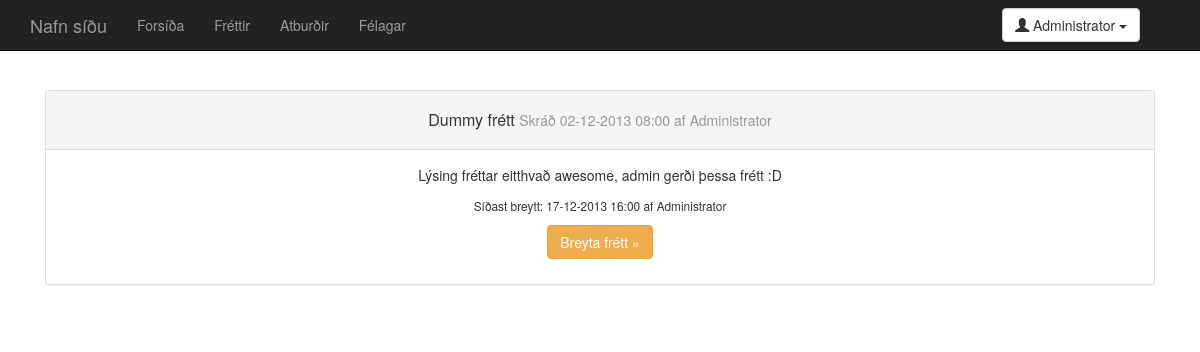
/news.single.php?id=1 (signed in), run on the app's committed database.
### tables this page shows
CREATE TABLE 'users' (
  'user_id' integer NOT NULL,
  'name' text,
  'post' text NOT NULL UNIQUE,
  'pass' text,
  'privileges' numeric,
  'phone_nr' text,
  PRIMARY KEY ('user_id')
);

CREATE TABLE 'news' (
  'news_id' integer NOT NULL,
  'title' text,
  'description' text,
  'date_created' integer,
  'date_edited' integer,
  'creator' integer,
  'last_editor' integer,
  PRIMARY KEY ('news_id')
);

### php/config.php (called while the page is built, shortened)
<?php
$website_name = "Nafn síðu";
?>

### php/session_setup.php (called while the page is built, shortened)
<?php
if (isset($_SESSION["loggedin_user"])) {
  $session_user = $_SESSION["loggedin_user"];
  $query = $db->prepare("SELECT name,post,pass,privileges,user_id FROM users WHERE post=:post;");
  $query->execute(array('post' => $session_user));
  $result = $query->fetchAll();
  if (!empty($result)) {
    $result = $result[0];
    $user_name = $result["name"];
  }
  else {
    define("USER_LOGGEDIN", FALSE);
  }
}
else {
  define("USER_LOGGEDIN", FALSE);
}
?>

### php/head.php (called while the page is built, shortened)
<?php
require_once "php/config.php";
require_once "php/db_login.php";
require_once "php/utils.php";
require_once "php/session_setup.php";
?>

### php/utils.php (called while the page is built, shortened)
<?php
function intGET($name) {
  if (filter_has_var(INPUT_GET, $name) !== False && filter_input(INPUT_GET, $name, FILTER_VALIDATE_INT) !== False) {
    return filter_input(INPUT_GET, $name, FILTER_SANITIZE_NUMBER_INT);
  }
  return 0;
}
?>

### news.single.php (the view, shortened to what this page needs)
<?php
require_once "php/head.php";
?>
<!DOCTYPE html>
<html lang="is">
  <head>
    <link href="dist/css/bootstrap.css" rel="stylesheet">
    <link href="css/main.css" rel="stylesheet">
  </head>
  <body>
<?php
require_once "parts/navbar.php";
?>
    <div class="container">
      <div class="starter-template">
 <?php
$active_id =intGET("id");
$result = $db->query("SELECT news_id,title,description,date_created,date_edited,creator,last_editor FROM news WHERE news_id = $active_id;");
foreach($result as $row_data) {
  $news_id = $row_data["news_id"];
  $title = $row_data["title"];
  $date_created = date("d-m-Y H:i", $row_data["date_created"]);
  $date_edited = date("d-m-Y H:i", $row_data["date_edited"]);
  $description = nl2br($row_data["description"]);
  $creator_id = $row_data["creator"];
  $editor_id = $row_data["last_editor"];
  $creator_statement = $db->prepare("SELECT name FROM users WHERE user_id = :user_id");
  $creator_statement->execute(array('user_id' => $creator_id));
  $creator_name_result = $creator_statement->fetchAll();
  $creator_name = $creator_name_result[0]["name"];
  $editor_statement = $db->prepare("SELECT name FROM users WHERE user_id = :user_id");
  $editor_statement->execute(array('user_id' => $editor_id));
  $editor_result = $editor_statement->fetchAll();
  $editor_name = $editor_result[0]["name"];
  $changebutton = "";
  if (USER_LOGGEDIN && ($user_privileges == 2 || $user_privileges == 1)){
    $changebutton = "<p><a class='btn btn-warning' href='news.change.php?id=$news_id''>Breyta frétt &raquo;</a></p>";
  }
  echo <<<_END
      <div class="panel-group" id="accordion">
        <div class="panel panel-default">
          <div class="panel-heading">
          <h3 class="panel-title">
            <p class="accordion-toggle" id="single_news" data-parent="#accordion" href="#collapse">
              $title <small>Skráð $date_created af $creator_name</small>
            </p>
          </h3>
          </div>
          <div id="collapse" class="panel-collapse collapse.in">
            <div class="panel-body">
              <p>
              $description
              </p>
              <p>
              <small>Síðast breytt: $date_edited af $editor_name</small>
              </p>
              $changebutton
            </div>
          </div>
        </div>
      </div>
_END;
}
?>
    </div>
  </body>
</html>

### parts/navbar.php (shortened to what this page needs)
<?php
if (!isset($index_active)) {
  $index_active = "";
}
if (!isset($news_active)) {
  $news_active = "";
}
if (!isset($events_active)) {
  $events_active = "";
}
if (!isset($users_active)) {
  $users_active = "";
}
echo <<<_END
        <div class="navbar navbar-inverse navbar-fixed-top">
          <div class="container">
            <div class="navbar-header">
              <button type="button" class="navbar-toggle" data-toggle="collapse" data-target=".navbar-collapse">
                <span class="icon-bar"></span>
                <span class="icon-bar"></span>
                <span class="icon-bar"></span>
              </button>
              <a class="navbar-brand" href="index.php">$website_name</a>
            </div>
            <div class="collapse navbar-collapse">
              <ul class="nav navbar-nav">
                <li$index_active><a href="index.php">Forsíða</a></li>
                <li$news_active><a href="news.php">Fréttir</a></li>
                <li$events_active><a href="events.php">Atburðir</a></li>
                <li$users_active><a href="users.php">Félagar</a></li>
              </ul>
_END;
if (USER_LOGGEDIN) {
  echo <<<_END
              <div class="navbar-form navbar-right">
                <div class="btn-group">
                  <button type="button" class="btn btn-default dropdown-toggle" data-toggle="dropdown">
                    <span class="glyphicon glyphicon-user"></span> $user_name <span class="caret"></span>
                  </button>
                  <ul class="dropdown-menu" role="menu">
                    <li><a href="mysite.php">Síðan mín</a></li>
_END;
  echo <<<_END
                    <li class="divider"></li>
                    <li><a href="logout.php">Útskrá</a></li>
                  </ul>
                </div>
              </div>
_END;
}
echo <<<_END
            </div>
          </div>
        </div>
_END;
?>

### css/main.css (style rules this page uses)
body { padding-top: 50px; }
.starter-template { padding: 40px 15px; text-align: center; }
#single_news { margin-top: 10px; }

### data on the page
users: name "Administrator"
news: title "Dummy frétt", date_created "02-12-2013 08:00", users.name "Administrator", description "Lýsing fréttar eitthvað awesome, admin gerði þessa frétt :D", date_edited "17-12-2013 16:00"

### other printed values
$website_name "Nafn síðu"
